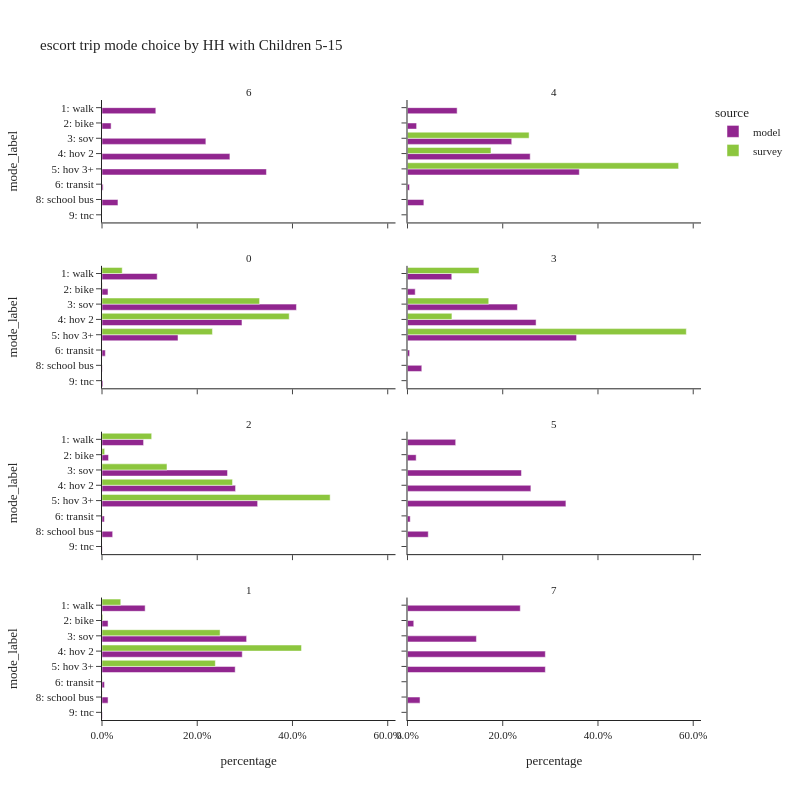

The notebook cell saved with this chart:
### Code cell
plot_mode_choice(es_trip,
                 "hh515",
                 {"mode_label":util.mode_cat.values()},
                 "HH with Children 5-15",2,800)

### Figure 1 — Plotly figure (JSON) as saved in the notebook; plotly's stock layout.template omitted (floating-point values rounded to 4 significant figures)
{"data": [{"alignmentgroup": "True", "customdata": [[526], [89], [1015], [1250], [1607], [11], [156]], "hovertemplate": "source=model<br>hh515=6<br>percentage=%{x}<br>mode_label=%{y}<br>sample count=%{customdata[0]}<extra></extra>", "legendgroup": "model", "marker": {"color": "#91268F", "pattern": {"shape": ""}}, "name": "model", "offsetgroup": "model", "orientation": "h", "showlegend": true, "textposition": "auto", "type": "bar", "x": [0.113, 0.01912, 0.2181, 0.2686, 0.3453, 0.002364, 0.03352], "xaxis": "x7", "y": ["1: walk", "2: bike", "3: sov", "4: hov 2", "5: hov 3+", "6: transit", "8: school bus"], "yaxis": "y7"}, {"alignmentgroup": "True", "customdata": [[2709], [498], [5689], [6697], [9378], [111], [894], [14]], "hovertemplate": "source=model<br>hh515=4<br>percentage=%{x}<br>mode_label=%{y}<br>sample count=%{customdata[0]}<extra></extra>", "legendgroup": "model", "marker": {"color": "#91268F", "pattern": {"shape": ""}}, "name": "model", "offsetgroup": "model", "orientation": "h", "showlegend": false, "textposition": "auto", "type": "bar", "x": [0.1042, 0.01916, 0.2189, 0.2577, 0.3608, 0.004271, 0.0344, 0.0005387], "xaxis": "x8", "y": ["1: walk", "2: bike", "3: sov", "4: hov 2", "5: hov 3+", "6: transit", "8: school bus", "9: tnc"], "yaxis": "y8"}, {"alignmentgroup": "True", "customdata": [[88001], [9591], [310079], [223205], [121211], [5323], [453], [1508]], "hovertemplate": "source=model<br>hh515=0<br>percentage=%{x}<br>mode_label=%{y}<br>sample count=%{customdata[0]}<extra></extra>", "legendgroup": "model", "marker": {"color": "#91268F", "pattern": {"shape": ""}}, "name": "model", "offsetgroup": "model", "orientation": "h", "showlegend": false, "textposition": "auto", "type": "bar", "x": [0.1159, 0.01263, 0.4083, 0.2939, 0.1596, 0.00701, 0.0005965, 0.001986], "xaxis": "x5", "y": ["1: walk", "2: bike", "3: sov", "4: hov 2", "5: hov 3+", "6: transit", "8: school bus", "9: tnc"], "yaxis": "y5"}, {"alignmentgroup": "True", "customdata": [[8435], [1471], [20939], [24495], [32207], [408], [2724], [37]], "hovertemplate": "source=model<br>hh515=3<br>percentage=%{x}<br>mode_label=%{y}<br>sample count=%{customdata[0]}<extra></extra>", "legendgroup": "model", "marker": {"color": "#91268F", "pattern": {"shape": ""}}, "name": "model", "offsetgroup": "model", "orientation": "h", "showlegend": false, "textposition": "auto", "type": "bar", "x": [0.09298, 0.01622, 0.2308, 0.27, 0.355, 0.004498, 0.03003, 0.0004079], "xaxis": "x6", "y": ["1: walk", "2: bike", "3: sov", "4: hov 2", "5: hov 3+", "6: transit", "8: school bus", "9: tnc"], "yaxis": "y6"}, {"alignmentgroup": "True", "customdata": [[28345], [4459], [85570], [91046], [106088], [1633], [7272], [203]], "hovertemplate": "source=model<br>hh515=2<br>percentage=%{x}<br>mode_label=%{y}<br>sample count=%{customdata[0]}<extra></extra>", "legendgroup": "model", "marker": {"color": "#91268F", "pattern": {"shape": ""}}, "name": "model", "offsetgroup": "model", "orientation": "h", "showlegend": false, "textposition": "auto", "type": "bar", "x": [0.08732, 0.01374, 0.2636, 0.2805, 0.3268, 0.005031, 0.0224, 0.0006254], "xaxis": "x3", "y": ["1: walk", "2: bike", "3: sov", "4: hov 2", "5: hov 3+", "6: transit", "8: school bus", "9: tnc"], "yaxis": "y3"}, {"alignmentgroup": "True", "customdata": [[812], [146], [1920], [2079], [2669], [46], [350], [1]], "hovertemplate": "source=model<br>hh515=5<br>percentage=%{x}<br>mode_label=%{y}<br>sample count=%{customdata[0]}<extra></extra>", "legendgroup": "model", "marker": {"color": "#91268F", "pattern": {"shape": ""}}, "name": "model", "offsetgroup": "model", "orientation": "h", "showlegend": false, "textposition": "auto", "type": "bar", "x": [0.1012, 0.0182, 0.2393, 0.2591, 0.3327, 0.005734, 0.04362, 0.0001246], "xaxis": "x4", "y": ["1: walk", "2: bike", "3: sov", "4: hov 2", "5: hov 3+", "6: transit", "8: school bus", "9: tnc"], "yaxis": "y4"}, {"alignmentgroup": "True", "customdata": [[40913], [5747], [137106], [132982], [126275], [2393], [5746], [328]], "hovertemplate": "source=model<br>hh515=1<br>percentage=%{x}<br>mode_label=%{y}<br>sample count=%{customdata[0]}<extra></extra>", "legendgroup": "model", "marker": {"color": "#91268F", "pattern": {"shape": ""}}, "name": "model", "offsetgroup": "model", "orientation": "h", "showlegend": false, "textposition": "auto", "type": "bar", "x": [0.09062, 0.01273, 0.3037, 0.2945, 0.2797, 0.0053, 0.01273, 0.0007265], "xaxis": "x", "y": ["1: walk", "2: bike", "3: sov", "4: hov 2", "5: hov 3+", "6: transit", "8: school bus", "9: tnc"], "yaxis": "y"}, {"alignmentgroup": "True", "customdata": [[18], [1], [11], [22], [22], [2]], "hovertemplate": "source=model<br>hh515=7<br>percentage=%{x}<br>mode_label=%{y}<br>sample count=%{customdata[0]}<extra></extra>", "legendgroup": "model", "marker": {"color": "#91268F", "pattern": {"shape": ""}}, "name": "model", "offsetgroup": "model", "orientation": "h", "showlegend": false, "textposition": "auto", "type": "bar", "x": [0.2368, 0.01316, 0.1447, 0.2895, 0.2895, 0.02632], "xaxis": "x2", "y": ["1: walk", "2: bike", "3: sov", "4: hov 2", "5: hov 3+", "8: school bus"], "yaxis": "y2"}, {"alignmentgroup": "True", "customdata": [[4], [4], [15]], "hovertemplate": "source=survey<br>hh515=4<br>percentage=%{x}<br>mode_label=%{y}<br>sample count=%{customdata[0]}<extra></extra>", "legendgroup": "survey", "marker": {"color": "#8CC63E", "pattern": {"shape": ""}}, "name": "survey", "offsetgroup": "survey", "orientation": "h", "showlegend": true, "textposition": "auto", "type": "bar", "x": [0.2554, 0.1753, 0.5693], "xaxis": "x8", "y": ["3: sov", "4: hov 2", "5: hov 3+"], "yaxis": "y8"}, {"alignmentgroup": "True", "customdata": [[4], [56], [8], [230], [292], [119], [2]], "hovertemplate": "source=survey<br>hh515=0<br>percentage=%{x}<br>mode_label=%{y}<br>sample count=%{customdata[0]}<extra></extra>", "legendgroup": "survey", "marker": {"color": "#8CC63E", "pattern": {"shape": ""}}, "name": "survey", "offsetgroup": "survey", "orientation": "h", "showlegend": false, "textposition": "auto", "type": "bar", "x": [0.0008666, 0.04246, 0.0005674, 0.3309, 0.3931, 0.2319, 0.0001768], "xaxis": "x5", "y": [null, "1: walk", "2: bike", "3: sov", "4: hov 2", "5: hov 3+", "6: transit"], "yaxis": "y5"}, {"alignmentgroup": "True", "customdata": [[4], [3], [7], [41], [1]], "hovertemplate": "source=survey<br>hh515=3<br>percentage=%{x}<br>mode_label=%{y}<br>sample count=%{customdata[0]}<extra></extra>", "legendgroup": "survey", "marker": {"color": "#8CC63E", "pattern": {"shape": ""}}, "name": "survey", "offsetgroup": "survey", "orientation": "h", "showlegend": false, "textposition": "auto", "type": "bar", "x": [0.1502, 0.1706, 0.09331, 0.5855, 0.0003556], "xaxis": "x6", "y": ["1: walk", "3: sov", "4: hov 2", "5: hov 3+", "8: school bus"], "yaxis": "y6"}, {"alignmentgroup": "True", "customdata": [[35], [8], [45], [84], [167], [2], [1]], "hovertemplate": "source=survey<br>hh515=2<br>percentage=%{x}<br>mode_label=%{y}<br>sample count=%{customdata[0]}<extra></extra>", "legendgroup": "survey", "marker": {"color": "#8CC63E", "pattern": {"shape": ""}}, "name": "survey", "offsetgroup": "survey", "orientation": "h", "showlegend": false, "textposition": "auto", "type": "bar", "x": [0.1043, 0.005561, 0.1365, 0.2741, 0.4791, 0.0004319, 4.526e-05], "xaxis": "x3", "y": ["1: walk", "2: bike", "3: sov", "4: hov 2", "5: hov 3+", "6: transit", "8: school bus"], "yaxis": "y3"}, {"alignmentgroup": "True", "customdata": [[5], [43], [8], [76], [123], [71], [1], [1]], "hovertemplate": "source=survey<br>hh515=1<br>percentage=%{x}<br>mode_label=%{y}<br>sample count=%{customdata[0]}<extra></extra>", "legendgroup": "survey", "marker": {"color": "#8CC63E", "pattern": {"shape": ""}}, "name": "survey", "offsetgroup": "survey", "orientation": "h", "showlegend": false, "textposition": "auto", "type": "bar", "x": [0.05293, 0.0394, 0.001745, 0.248, 0.419, 0.238, 0.0005268, 0.0004563], "xaxis": "x", "y": [null, "1: walk", "2: bike", "3: sov", "4: hov 2", "5: hov 3+", "6: transit", "8: school bus"], "yaxis": "y"}], "layout": {"annotations": [{"font": {}, "showarrow": false, "text": "1", "x": 0.245, "xanchor": "center", "xref": "paper", "y": 0.1975, "yanchor": "bottom", "yref": "paper"}, {"font": {}, "showarrow": false, "text": "7", "x": 0.755, "xanchor": "center", "xref": "paper", "y": 0.1975, "yanchor": "bottom", "yref": "paper"}, {"font": {}, "showarrow": false, "text": "2", "x": 0.245, "xanchor": "center", "xref": "paper", "y": 0.465, "yanchor": "bottom", "yref": "paper"}, {"font": {}, "showarrow": false, "text": "5", "x": 0.755, "xanchor": "center", "xref": "paper", "y": 0.465, "yanchor": "bottom", "yref": "paper"}, {"font": {}, "showarrow": false, "text": "0", "x": 0.245, "xanchor": "center", "xref": "paper", "y": 0.7325, "yanchor": "bottom", "yref": "paper"}, {"font": {}, "showarrow": false, "text": "3", "x": 0.755, "xanchor": "center", "xref": "paper", "y": 0.7325, "yanchor": "bottom", "yref": "paper"}, {"font": {}, "showarrow": false, "text": "6", "x": 0.245, "xanchor": "center", "xref": "paper", "y": 1.0, "yanchor": "bottom", "yref": "paper"}, {"font": {}, "showarrow": false, "text": "4", "x": 0.755, "xanchor": "center", "xref": "paper", "y": 1.0, "yanchor": "bottom", "yref": "paper"}], "barmode": "group", "height": 800, "legend": {"title": {"text": "source"}, "tracegroupgap": 0}, "title": {"text": "escort trip mode choice by HH with Children 5-15"}, "width": 800, "xaxis": {"anchor": "y", "domain": [0.0, 0.49], "tickformat": ".1%", "title": {"text": "percentage"}}, "xaxis2": {"anchor": "y2", "domain": [0.51, 1.0], "matches": "x", "tickformat": ".1%", "title": {"text": "percentage"}}, "xaxis3": {"anchor": "y3", "domain": [0.0, 0.49], "matches": "x", "showticklabels": false, "tickformat": ".1%"}, "xaxis4": {"anchor": "y4", "domain": [0.51, 1.0], "matches": "x", "showticklabels": false, "tickformat": ".1%"}, "xaxis5": {"anchor": "y5", "domain": [0.0, 0.49], "matches": "x", "showticklabels": false, "tickformat": ".1%"}, "xaxis6": {"anchor": "y6", "domain": [0.51, 1.0], "matches": "x", "showticklabels": false, "tickformat": ".1%"}, "xaxis7": {"anchor": "y7", "domain": [0.0, 0.49], "matches": "x", "showticklabels": false, "tickformat": ".1%"}, "xaxis8": {"anchor": "y8", "domain": [0.51, 1.0], "matches": "x", "showticklabels": false, "tickformat": ".1%"}, "yaxis": {"anchor": "x", "categoryarray": ["9: tnc", "8: school bus", "6: transit", "5: hov 3+", "4: hov 2", "3: sov", "2: bike", "1: walk"], "categoryorder": "array", "domain": [0.0, 0.1975], "title": {"text": "mode_label"}}, "yaxis2": {"anchor": "x2", "domain": [0.0, 0.1975], "matches": "y", "showticklabels": false}, "yaxis3": {"anchor": "x3", "categoryarray": ["9: tnc", "8: school bus", "6: transit", "5: hov 3+", "4: hov 2", "3: sov", "2: bike", "1: walk"], "categoryorder": "array", "domain": [0.2675, 0.465], "matches": "y", "title": {"text": "mode_label"}}, "yaxis4": {"anchor": "x4", "domain": [0.2675, 0.465], "matches": "y", "showticklabels": false}, "yaxis5": {"anchor": "x5", "categoryarray": ["9: tnc", "8: school bus", "6: transit", "5: hov 3+", "4: hov 2", "3: sov", "2: bike", "1: walk"], "categoryorder": "array", "domain": [0.535, 0.7325], "matches": "y", "title": {"text": "mode_label"}}, "yaxis6": {"anchor": "x6", "domain": [0.535, 0.7325], "matches": "y", "showticklabels": false}, "yaxis7": {"anchor": "x7", "categoryarray": ["9: tnc", "8: school bus", "6: transit", "5: hov 3+", "4: hov 2", "3: sov", "2: bike", "1: walk"], "categoryorder": "array", "domain": [0.8025, 1.0], "matches": "y", "title": {"text": "mode_label"}}, "yaxis8": {"anchor": "x8", "domain": [0.8025, 1.0], "matches": "y", "showticklabels": false}}}
